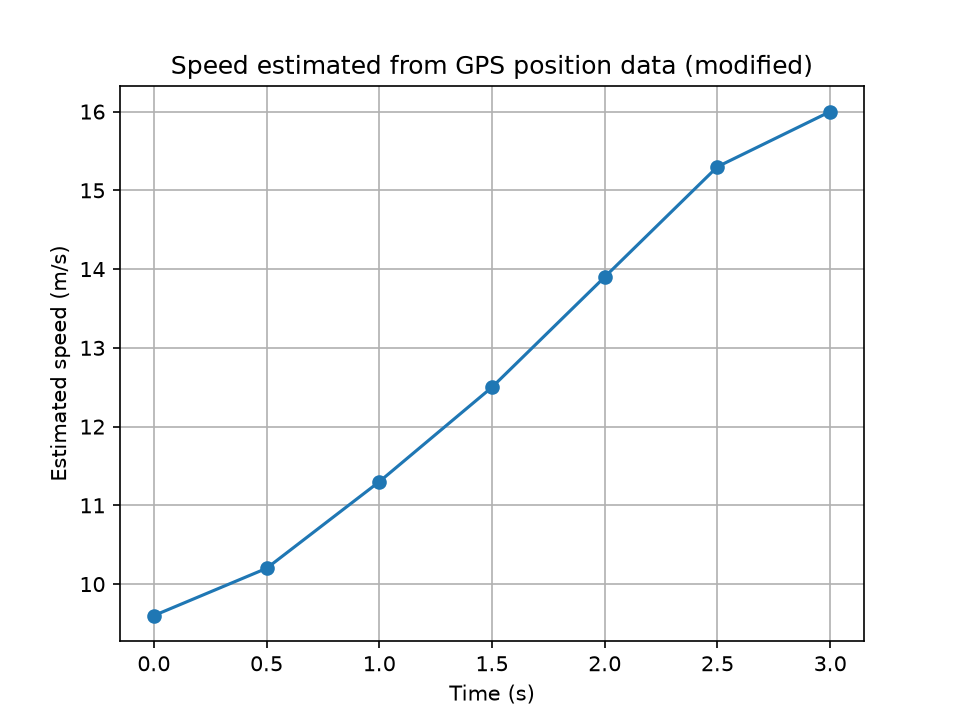

This chart was generated by the following Python code:
from pathlib import Path

import numpy as np
import matplotlib.pyplot as plt

# ---- THE ONE CHANGED PARAMETER -------------------------------------------
# Original program sampled every 1.0 s. Here the same positions are
# recorded every 0.5 s.
SAMPLE_INTERVAL = 0.5
# --------------------------------------------------------------------------

# GPS samples: time in seconds and position in metres
time = np.arange(7) * SAMPLE_INTERVAL
position = np.array([0.0, 4.8, 10.2, 16.1, 22.7, 30.0, 38.0])

speed = np.zeros_like(position)

# Forward difference at the beginning
speed[0] = (position[1] - position[0]) / (time[1] - time[0])

# Central differences for interior points
for i in range(1, len(time) - 1):
    speed[i] = (
        position[i + 1] - position[i - 1]
    ) / (
        time[i + 1] - time[i - 1]
    )

# Backward difference at the end
speed[-1] = (
    position[-1] - position[-2]
) / (
    time[-1] - time[-2]
)

for t, x, v in zip(time, position, speed):
    print(f"t={t:.1f}s, position={x:.1f}m, estimated speed={v:.2f}m/s")

plt.plot(time, speed, marker="o")
plt.xlabel("Time (s)")
plt.ylabel("Estimated speed (m/s)")
plt.title("Speed estimated from GPS position data (modified)")
plt.grid(True)
plt.savefig(Path(__file__).with_name("Task_15_modified_parameter.png"), dpi=150)
plt.show()
